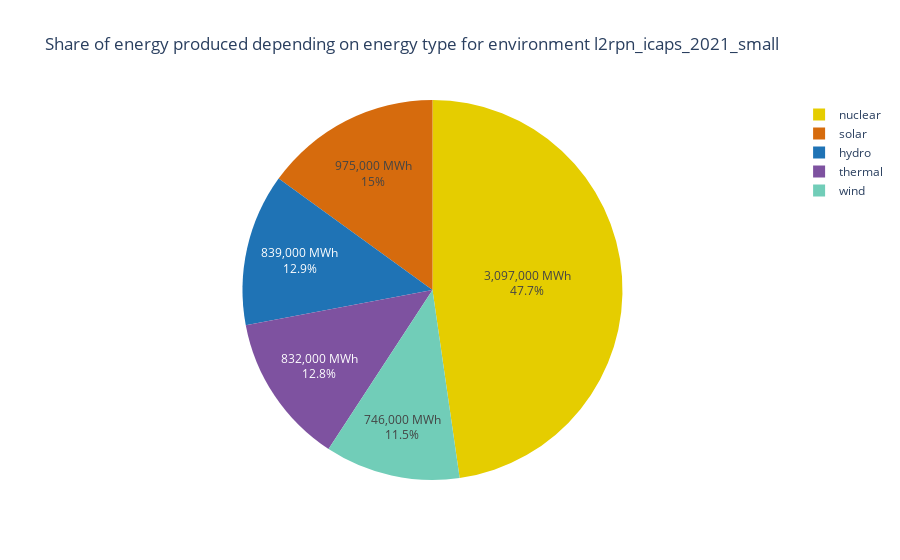

This figure's notebook cell:
### Code cell
labels2 = ['solar','wind','hydro', "nuclear", "thermal"]
values2 = [proportion_solar["total_solar"].sum(),
           proportion_solar["total_wind"].sum(),
           proportion_solar["total_hydro"].sum(),
           proportion_solar["total_nuclear"].sum(),
           proportion_solar["total_thermal"].sum(),
          ]

fig = go.Figure(data=[go.Pie(labels=labels2,
                             values=values2,
                             marker_colors=[SOLAR_COLOR, WIND_COLOR, HYDRO_COLOR, NUKE_COLOR, THERMAL_COLOR],
                            text=[f"{round(el / 12., -3):,.0f} MWh" for el in values2]
                            )]
                             
                )
fig.update_layout(
    title=f"Share of energy produced depending on energy type for environment {env_name}"
)
fig.show()

### Figure 1 — Plotly figure (JSON) as saved in the notebook; plotly's stock layout.template omitted (floating-point values rounded to 4 significant figures)
{"data": [{"labels": ["solar", "wind", "hydro", "nuclear", "thermal"], "marker": {"colors": ["#d66b0d", "#71cdb8", "#1f73b5", "#e5cd00", "#7e52a0"]}, "text": ["975,000 MWh", "746,000 MWh", "839,000 MWh", "3,097,000 MWh", "832,000 MWh"], "type": "pie", "values": [11703662, 8955032, 10073253, 37164460, 9989708]}], "layout": {"title": {"text": "Share of energy produced depending on energy type for environment l2rpn_icaps_2021_small"}}}
